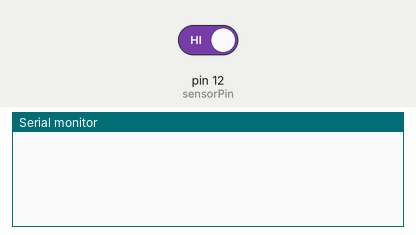
Bench run of a sketch on a simulated Arduino Uno, built with avr-gcc and run on an emulated ATmega328P. On the bench: the last lines printed to the serial monitor. Inputs (shaded band) come from the test bench; at power-on: pin 12 (sensorPin) HIGH. The modem accepts every AT command (registered, SIM ready, sends succeed) and sends nothing else.

Above: at 1.8 s.
1.9 s: pin 12 (sensorPin) driven LOW
At 2.4 s:
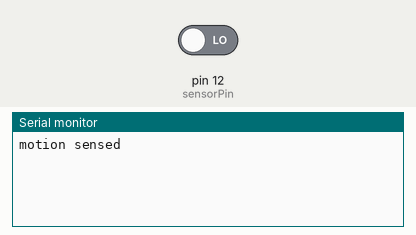
At 9.2 s:
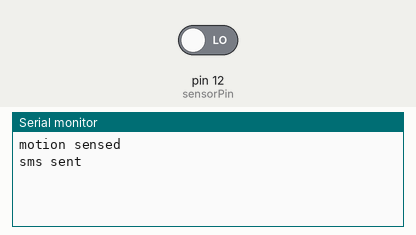

The sketch:

INTRUDER_ALARM_USING_PIR_SENSOR.ino
```cpp
#if 1

//add the software serial library to be able to create another (UART) tx, rx to two selected pins of your choice
#include <SoftwareSerial.h>
const int gsmTx = 6, gsmRx = 7;
SoftwareSerial myGsm(gsmRx, gsmTx);//initializing new additional uart:  gsmTx and gsmRx

const int sensorPin = 12;
const int buzzerPin = 4;

// char phone_no[] = "+2348160497596"; //change with phone number to sms
String assignedNumber = "+2348160497596";
// 09032286148
void setup() {
  // put your setup code here, to run once:
  pinMode(buzzerPin, INPUT_PULLUP);//digital signals
  pinMode(sensorPin, INPUT);
  Serial.begin(9600);
  myGsm.begin(9600);

  digitalWrite(buzzerPin, LOW);
  digitalWrite(sensorPin, LOW);//enable pulldown
}

void blinkLed() {
  for(int count = 1; count <= 4; count++) {
    digitalWrite(buzzerPin, HIGH);
    delay(500);
    digitalWrite(buzzerPin, LOW);
    delay(500);
  }
}

void sendSMS() {
  // AT commands are used for controlling GSM module
  myGsm.println("AT+CMGF=1");    //Sets the GSM Module in Text Mode
  delay(1000);  // Delay of 1000 milli seconds or 1 second
  myGsm.println("AT+CMGS=\""+ assignedNumber + "\"\r"); // the assignedNumber is the
  delay(1000);
  // myGsm.println("ole! ole!\nCatch him!");// The SMS text you want to send
  myGsm.println("INTRUDER DETECTED!!!!!");// The SMS text you want to send
  delay(100);
  myGsm.println((char)26);// ASCII code of CTRL+Z
  Serial.println("sms sent");
  delay(1000);
}

void loop() {
  int sensorValue = digitalRead(sensorPin);//if sensor sees signal, turn on led
  if(sensorValue == LOW) {//LOW, since not gate has been added
    Serial.println("motion sensed");
    blinkLed();
    sendSMS();
    delay(6000);
  }else {
    digitalWrite(buzzerPin, LOW);
  }

  delay(500);
}

#endif
```

Measured:
- after the input at 1.9 s, the serial monitor: prints a new line after 0.10 s (image 1)
